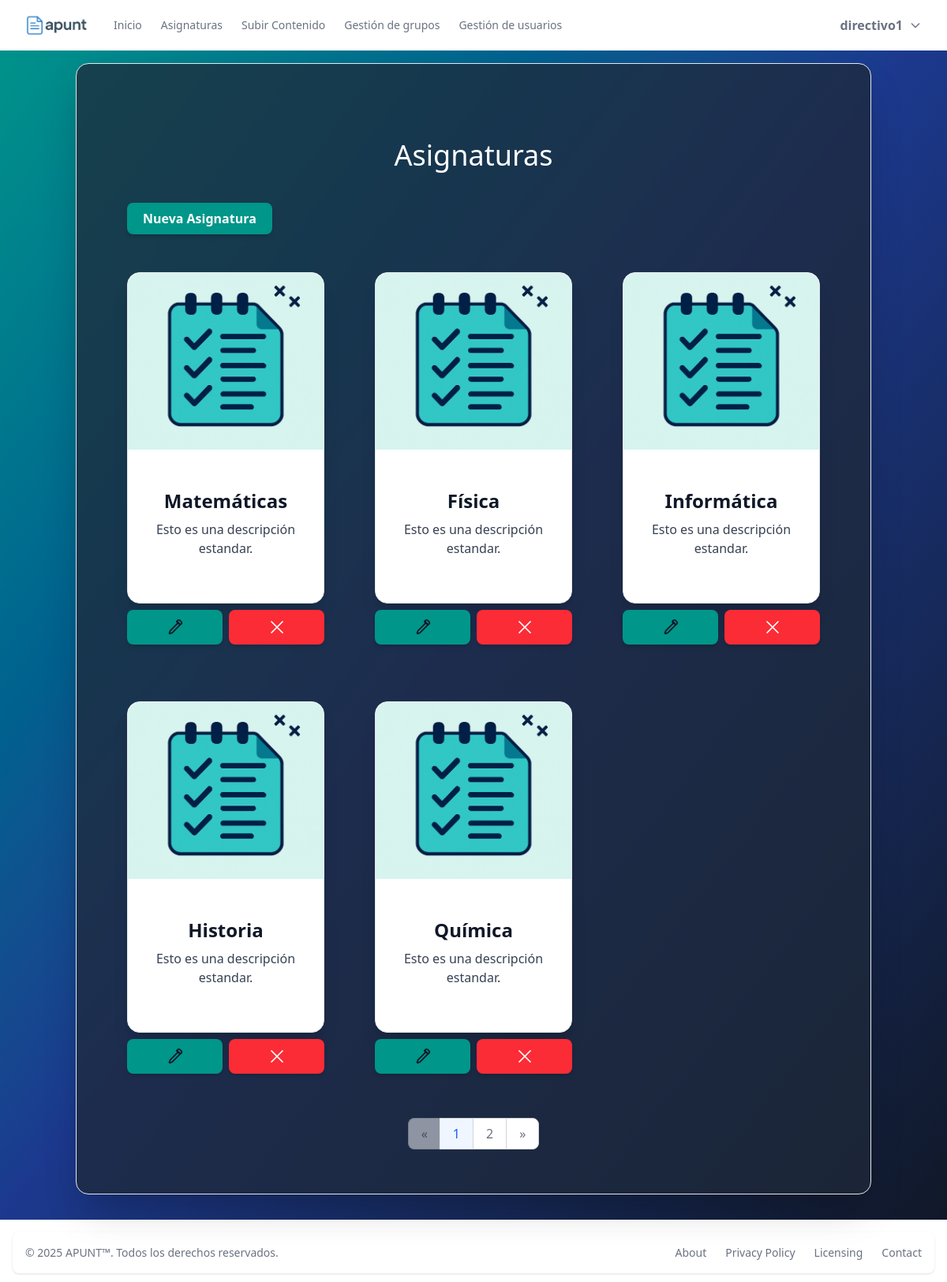
The page /src/asignaturas_cards.php (signed in) on the database its author committed.
### tables this page shows
CREATE TABLE IF NOT EXISTS `asignatura` (
  `idAsignatura` int NOT NULL AUTO_INCREMENT,
  `nombre` varchar(100) NOT NULL,
  `IDTutor` int DEFAULT NULL,
  `imagen` varchar(255) DEFAULT NULL,
  `descripcion` text,
  PRIMARY KEY (`idAsignatura`),
  KEY `IDTutor` (`IDTutor`)
);

### src/asignaturas_cards.php (the view, shortened to what this page needs)
<?php
$pdo = (new DB())->connect();
if ($_SESSION['user']['cargo'] === 'alumno') {
    $stmt = $pdo->prepare("SELECT IDgroup FROM grupo_alumno WHERE IDuser = ?");
    $stmt->execute([$_SESSION['user']['IDuser']]);
    $grupo = $stmt->fetchColumn();
    if ($grupo) {
        $stmt = $pdo->prepare("SELECT a.idAsignatura, a.nombre, a.imagen, a.descripcion FROM asignatura a INNER JOIN grupo_asignatura ga ON a.idAsignatura = ga.idAsignatura WHERE ga.IDgroup = ?");
        $stmt->execute([$grupo]);
        $asignaturas = $stmt->fetchAll(PDO::FETCH_ASSOC);
    } else {
        $asignaturas = [];
    }
} else {
    $asignaturas = $pdo->query("SELECT idAsignatura, nombre, imagen, descripcion FROM ASIGNATURA")->fetchAll(PDO::FETCH_ASSOC);
}
?>
<?php include '../parts/header.php'; ?>
<div class="min-h-screen bg-gradient-to-br from-teal-600 via-blue-900 to-gray-900 py-8 px-2 pt-20 sm:px-10">
<div class="w-full max-w-[90%] mx-auto bg-gray-800/75 rounded-2xl shadow-2xl p-4 sm:p-14 border border-gray-200 dark:border-gray-800">
    <h2 class="text-white text-4xl text-center my-10">Asignaturas</h2>
    <?php if (isset($_SESSION['user']['cargo']) && $_SESSION['user']['cargo'] === 'equipo_directivo'): ?>
      <div class="flex justify-start mb-6">
        <a href="crear_asignatura.php" class="bg-teal-600 hover:bg-teal-700 text-white font-semibold rounded-lg ms-2 px-5 py-2 shadow-md transition-all duration-200">Nueva Asignatura</a>
      </div>
    <?php endif; ?>
    <div id="asignaturas-view">
      <div class="grid grid-cols-1 sm:grid-cols-2 lg:grid-cols-3 xl:grid-cols-4 2xl:grid-cols-5 gap-12 my-10" id="lista-contenido">
        <?php foreach ($asignaturas as $asig): ?>
          <div class="relative group p-2">
            <a href="contenidos.php?id=<?= $asig['idAsignatura'] ?>"
              class="bg-white rounded-2xl shadow-xl border border-gray-200 hover:shadow-2xl transition duration-200 flex flex-col items-center p-0 w-full max-w-xs mx-auto min-h-[420px] min-w-[220px] 2xl:min-w-[240px] 2xl:max-w-sm">
              <img src="<?= !empty($asig['imagen']) ? base64_decode(htmlspecialchars($asig['imagen'])) : '../uploads/asignatura.jpg' ?>"
                class="rounded-t-2xl w-full h-56 object-cover" alt="<?= htmlspecialchars($asig['nombre']) ?>">
              <div class="flex flex-col items-center justify-center flex-1 px-6 py-6">
                <h5 class="text-2xl font-bold text-gray-900 mb-2 text-center"><?= htmlspecialchars($asig['nombre']) ?></h5>
                <p class="text-center text-gray-700 mb-2 text-base"><?= !empty($asig['descripcion']) ? htmlspecialchars($asig['descripcion']) : 'Sin descripción' ?></p>
              </div>
            </a>
            <?php if (isset($_SESSION['user']['cargo']) && $_SESSION['user']['cargo'] === 'equipo_directivo'): ?>
              <div class="flex gap-2 w-full mt-2 mb-2">
                <a href="editar_asignatura.php?id=<?= $asig['idAsignatura'] ?>" class="w-1/2 bg-teal-600 hover:bg-teal-700 text-gray-900 font-semibold rounded-lg px-0 py-2 shadow-md transition-all duration-200 flex items-center justify-center" title="Editar asignatura">
                </a>
                <button type="button" onclick="eliminarAsignatura(<?= $asig['idAsignatura'] ?>)" class="w-1/2 bg-red-500 hover:bg-red-600 text-white font-semibold rounded-lg px-0 py-2 shadow-md transition-all duration-200 flex items-center justify-center" title="Eliminar asignatura">
                  <svg xmlns="http://www.w3.org/2000/svg" fill="none" viewBox="0 0 24 24" stroke-width="1.5" stroke="currentColor" class="w-7 h-7">
                    <path stroke-linecap="round" stroke-linejoin="round" d="M6 18L18 6M6 6l12 12" />
                  </svg>
                </button>
              </div>
            <?php endif; ?>
          </div>
        <?php endforeach; ?>
      </div>
      <div id="paginacion-contenido" class="flex justify-center mt-4"></div>
    </div>
  </div>
</div>
<?php include '../parts/footer.php'; ?>
</body>
</html>

### parts/header.php (shortened to what this page needs)
<html class="dark">
<head>
  <link rel="stylesheet" href="../src/output.css">
</head>
<header class="fixed top-0 w-full bg-white dark:bg-gray-900 z-50">
  <div class="mx-auto flex h-16 max-w-screen-xl items-center gap-8 px-4 sm:px-6 lg:px-8">
    <a class="block text-teal-600 dark:text-teal-300" href="#">
      <img src="../img/logo.png" alt="logo" class="w-20 h-auto">
    </a>
    <div class="flex flex-1 items-center justify-end md:justify-between">
      <?php if (!isset($_SESSION['user'])): ?>
        <nav aria-label="Global" class="hidden md:block">
          <ul class="flex items-center gap-6 text-sm">
            <li>
              <a
                class="text-gray-500 transition hover:text-gray-500/75 dark:text-white dark:hover:text-white/75"
                href="../src/index.php"
              >
                Inicio
              </a>
            </li>
          </ul>
        </nav>
        <div class="flex items-center gap-4">
          <a href="../parts/login.php" class="bg-teal-600 hover:bg-teal-700 text-white font-semibold rounded-lg p-2.5 shadow-md transition-all duration-200 focus:outline-none focus:ring-2 focus:ring-teal-400">Iniciar sesión</a>
        </div>
      <?php else: ?>
        <nav aria-label="Global" class="hidden md:block">
          <ul class="flex items-center gap-6 text-sm">
            <li>
              <a
                class="text-gray-500 transition hover:text-gray-500/75 dark:text-white dark:hover:text-white/75"
                href="../src/principal.php"
              >
                Inicio
              </a>
            </li>
            <li>
              <a
                class="text-gray-500 transition hover:text-gray-500/75 dark:text-white dark:hover:text-white/75"
                href="../src/asignaturas_cards.php"
              >
                Asignaturas
              </a>
            </li>
            <?php if (isset($_SESSION['user']['cargo']) &&
                ($_SESSION['user']['cargo'] === 'profesor' || $_SESSION['user']['cargo'] === 'equipo_directivo')): ?>
                <li>
                    <a class="text-gray-500 transition hover:text-gray-500/75 dark:text-white dark:hover:text-white/75"
                       href="../src/subir_contenido.php">
                        Subir Contenido
                    </a>
                </li>
            <?php endif; ?>
            <?php if (isset($_SESSION['user']['cargo']) && $_SESSION['user']['cargo'] === 'equipo_directivo'): ?>
              <li>
                  <a class="text-gray-500 transition hover:text-gray-500/75 dark:text-white dark:hover:text-white/75"
                     href="../src/gestion_grupos.php">
                      Gestión de grupos
                  </a>
              </li>
                <li>
                    <a class="text-gray-500 transition hover:text-gray-500/75 dark:text-white dark:hover:text-white/75"
                       href="../src/gestion_usuarios.php">
                        Gestión de usuarios
                    </a>
                </li>
            <?php endif; ?>
          </ul>
        </nav>
        <div class="flex items-center gap-4">
          <div class="sm:flex sm:gap-4 relative w-full justify-end">
              <button id="userMenuBtn" type="button" class="text-gray-500 dark:text-white font-semibold focus:outline-none flex items-center gap-2">
                  <?php echo $_SESSION['user']['username']; ?>
                  <svg class="w-4 h-4" fill="none" stroke="currentColor" stroke-width="2" viewBox="0 0 24 24"><path stroke-linecap="round" stroke-linejoin="round" d="M19 9l-7 7-7-7" /></svg>
              </button>
          </div>
        </div>
      <?php endif; ?>
    </div>
  </div>
</header>

### parts/footer.php
<footer class="rounded-lg shadow-sm m-4">
    <div class="w-full mx-auto max-w-screen-xl p-4 md:flex md:items-center md:justify-between">
      <span class="text-sm text-gray-500 sm:text-center dark:text-gray-400">© 2025 <a href="https://flowbite.com/" class="hover:underline">APUNT™</a>. Todos los derechos reservados.
    </span>
    <ul class="flex flex-wrap items-center mt-3 text-sm font-medium text-gray-500 dark:text-gray-400 sm:mt-0">
        <li>
            <a href="#" class="hover:underline me-4 md:me-6">About</a>
        </li>
        <li>
            <a href="#" class="hover:underline me-4 md:me-6">Privacy Policy</a>
        </li>
        <li>
            <a href="#" class="hover:underline me-4 md:me-6">Licensing</a>
        </li>
        <li>
            <a href="#" class="hover:underline">Contact</a>
        </li>
    </ul>
    </div>
</footer>

### rows shown on the page
asignatura: nombre "Matemáticas", descripcion "Esto es una descripción estandar."
asignatura: nombre "Física", descripcion "Esto es una descripción estandar."
asignatura: nombre "Informática", descripcion "Esto es una descripción estandar."
asignatura: nombre "Historia", descripcion "Esto es una descripción estandar."
asignatura: nombre "Química", descripcion "Esto es una descripción estandar."

### other values the page prints
$_SESSION['user']['username'] "directivo1"
